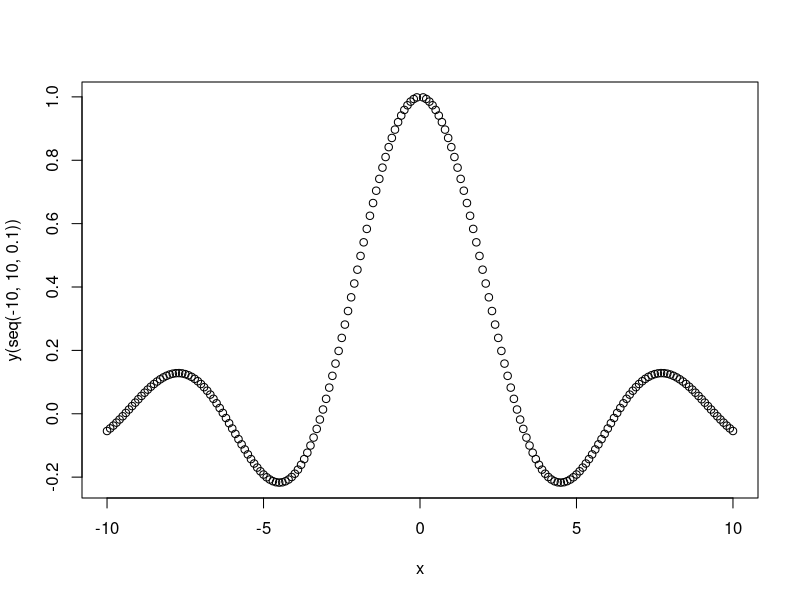
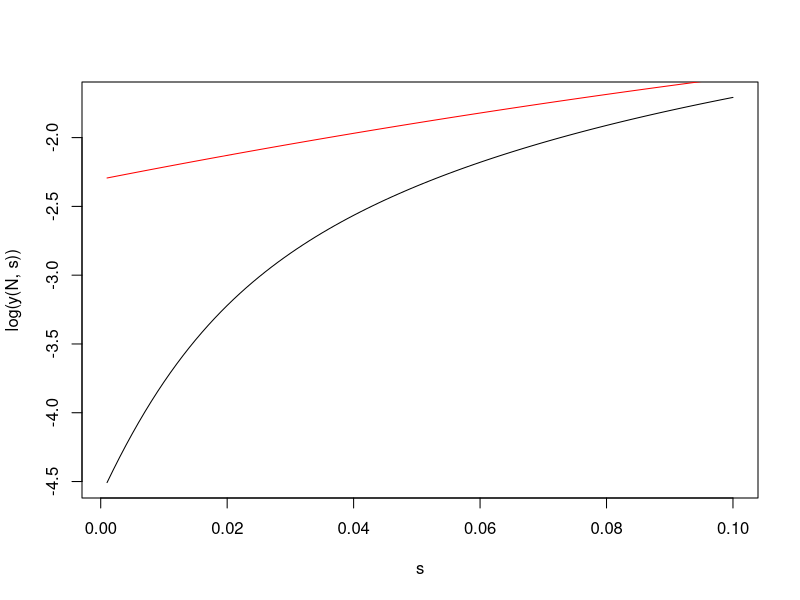
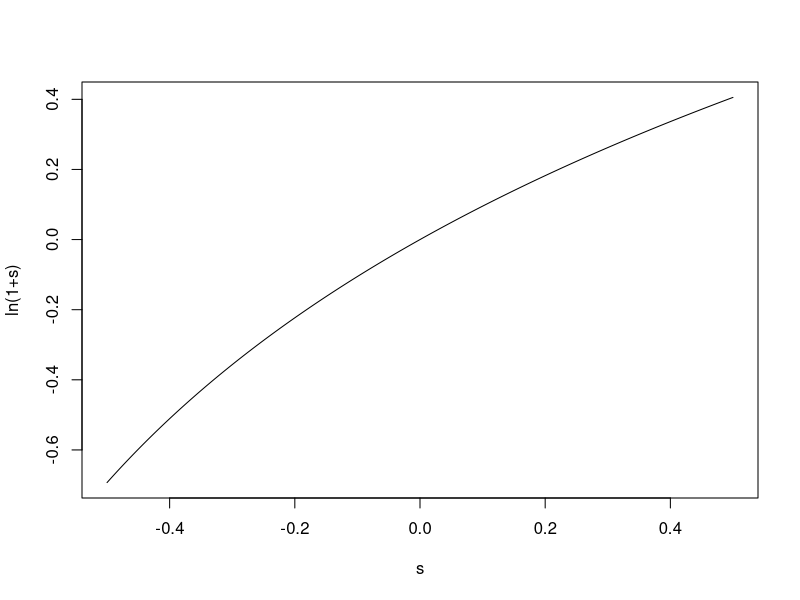
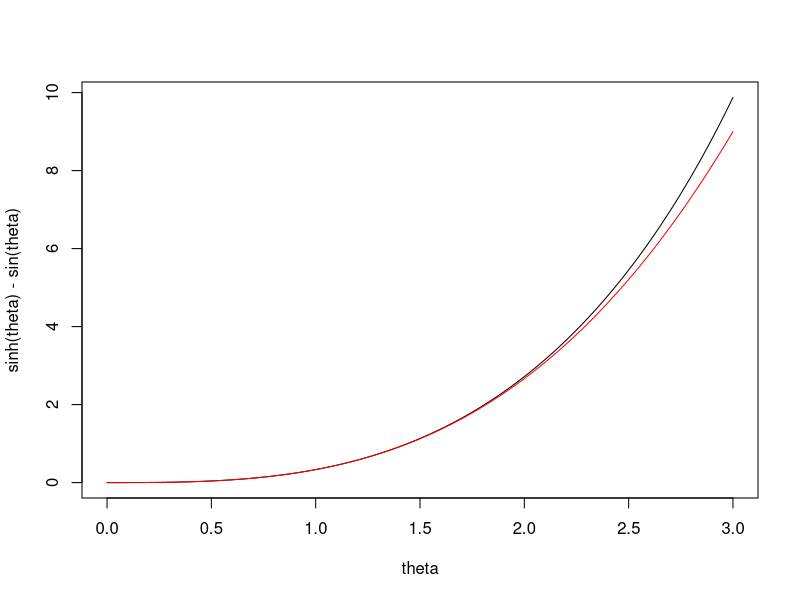

Here is the R script that generated these plots, in order:
### Tutorial 6 ----

## 3a ----

y <- function(theta) {
    return(sin(theta) / theta)
}

x <- seq(-10, 10, 0.1)
plot(x, y(seq(-10, 10, 0.1)))


## 3b ----

y <- function(N, s) {
    return((1 - exp(-2*s)) / (1 - exp(-2*s*N)))
}


s <- seq(0.001, 0.1, 0.001)

N = 100
plot(s, log(y(N, s)), type="l")
# plot(s, y(N, s), type="l")

N = 10
lines(s, log(y(N, s)), col="red")
# lines(s, y(N, s), col="red")


## Q3ciii

y <- function(s) {
    return(log(1 + s))
}

s <- seq(-0.5, 0.5, 0.0001)

plot(s, y(s), type="l", ylab="ln(1+s)")
# the approximation works well when s << 1, ie ln(1+s) IS ~~ s


## Q3 d iv

sinh <- function(theta) {
    return(1/2 * (exp(theta) - exp(-theta)))
}

theta <- seq(0, 3, 0.001)

plot(theta, sinh(theta) - sin(theta), type="l")
lines(theta, theta^3/3, col="red")
# when theta is small - its a good approximation

